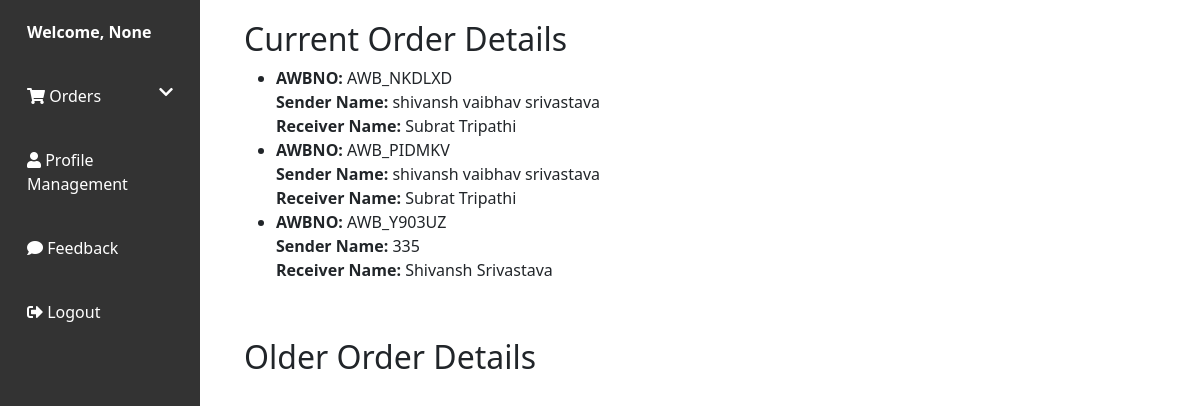
/userManagement/user_dashboard/ (signed in), run on an earlier commit of the app's database.
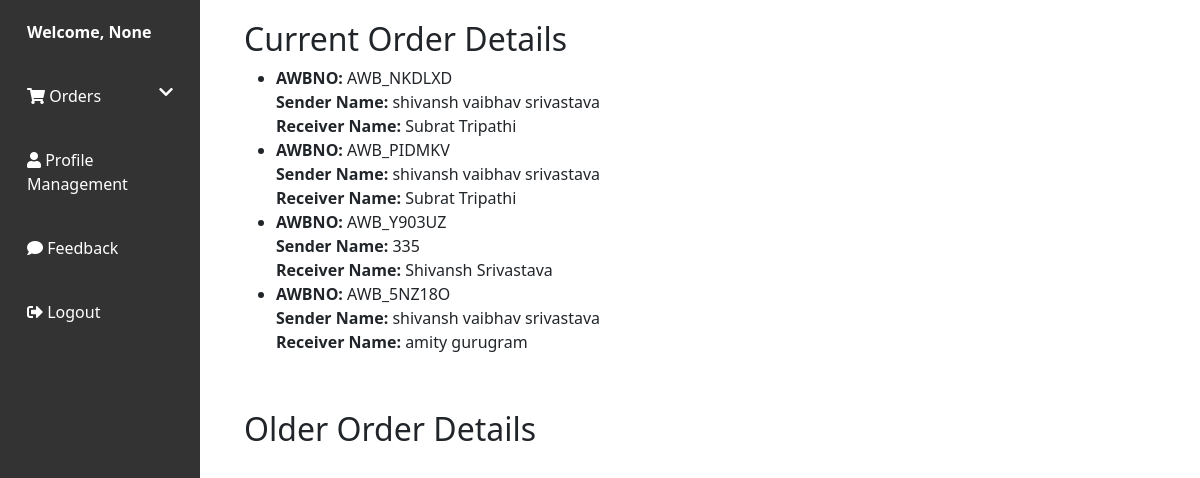
And on a later commit of the database.
### BranchesInfo/models.py (models this page shows, shortened)
class Data_Records(models.Model):
    AWBNO = models.CharField(max_length=10, primary_key=True)
    Sender_Name = models.CharField(max_length=100, null=True)
    Sender_Address = models.CharField(max_length=100, null=True)
    Sender_Contact_No = models.CharField(max_length=15, null=True)
    Sender_City = models.CharField(max_length=30, null=True)
    sender_state = models.CharField(max_length=30, null=True)
    Receiver_Name = models.CharField(max_length=100, null=False)
    Receiver_Address = models.CharField(max_length=100, null=True)
    Receiver_Contact_No = models.CharField(max_length=15, null=True)
    Receiver_City = models.CharField(max_length=30, null=True)
    receiver_state = models.CharField(max_length=30, null=True)
    Book_date = models.DateTimeField(null=False)
    Weight = models.CharField(max_length=10, null=True)
    Distance = models.DecimalField(max_digits=10, decimal_places=2, null=True)
    Price = models.CharField(max_length=10, null=True)
    POD_Flag = models.CharField(max_length=20, null=True)
    Print_Flag = models.CharField(max_length=20, null=True)
    Pin_Number = models.CharField(max_length=10, null=True)
    State = models.CharField(max_length=30, null=True)
    Country = models.CharField(max_length=30, null=True)
    Sender_Branch_CD = models.IntegerField(null=True)
    Receiver_Branch_CD  = models.IntegerField(null=True)
    Type = models.CharField(max_length=50, null=True)
    Payment_Method = models.CharField(max_length=50)
    Client_Id = models.ForeignKey(Client, on_delete=models.CASCADE, related_name='client_orders', null=True)
    Alert_Flag = models.CharField(max_length=20, null=True)
    order_type = models.CharField(max_length=30, null=True)

### userManagement/views.py (the view)
# urls.py: path('user_dashboard/', views.user_dashboard, name='user_dashboard'),
@cache_control(no_cache=True, must_revalidate=True, no_store=True)
def user_dashboard(request):
    username = request.GET.get('username')
    try:
        session_id = request.session.get('Client_Id')
        if session_id is not None:
            print("Session ID of the user :", session_id)
            user_orders = Data_Records.objects.filter(Client_Id=session_id)
            return render(request, 'user_dashboard.html', {'user_orders': user_orders, 'username': username})
    except KeyError:
        print("Session key not found")
    return redirect('user_login_form')

### userManagement/templates/user_dashboard.html (shortened to what this page needs)
<!DOCTYPE html>
<html lang="en">
    {% load static %}
<head>
    <link href="https://cdnjs.cloudflare.com/ajax/libs/bootstrap/5.3.0/css/bootstrap.min.css" rel="stylesheet">
</head>
<body>
    <div class="container-fluid">
        <div class="row">
            <nav class="col-md-3 col-lg-2 d-md-block sidebar">
                <div class="user-info">
                    Welcome, {{ username }}
                </div>
                <a href="#" class="toggle-dropdown"><i class="fas fa-shopping-cart"></i> Orders <i class="fas fa-chevron-down float-end"></i></a>
                <a href="#"><i class="fas fa-user"></i> Profile Management</a>
                <a href="#"><i class="fas fa-comment"></i> Feedback</a>
                <a href="{% url 'userManagement:user_login_form' %}" class="logout"><i class="fas fa-sign-out-alt"></i> Logout</a>
            </nav>
            <main class="col-md-9 ms-sm-auto col-lg-10 px-md-4">
                <div class="order-details">
                    <h2>Current Order Details</h2>
                    <ul>
                        {% for order in user_orders %}
                            <li>
                                <strong>AWBNO:</strong> {{ order.AWBNO }}<br>
                                <strong>Sender Name:</strong> {{ order.Sender_Name }}<br>
                                <strong>Receiver Name:</strong> {{ order.Receiver_Name }}<br>
                            </li>
                        {% empty %}
                            <li>No current orders found.</li>
                        {% endfor %}
                    </ul>
                </div>
                <div class="order-details">
                    <h2>Older Order Details</h2>
                </div>
            </main>
        </div>
    </div>
    <link href="https://cdnjs.cloudflare.com/ajax/libs/font-awesome/5.15.4/css/all.min.css" rel="stylesheet">
</body>
</html>

What changed in the data, as far as the page shows it:
added Data_Records: AWBNO "AWB_5NZ18O", Sender_Name "shivansh vaibhav srivastava", Receiver_Name "amity gurugram"
